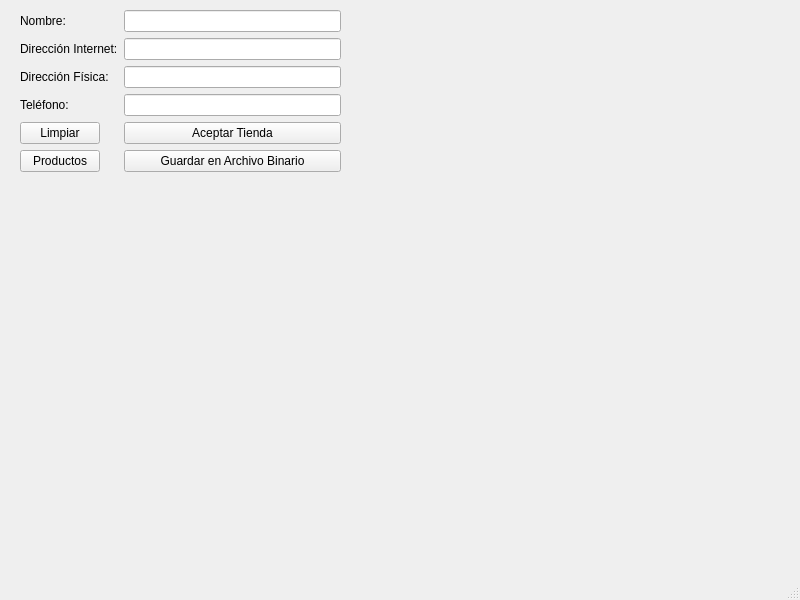
<?xml version="1.0" encoding="UTF-8"?>
<ui version="4.0">
 <class>MainWindow</class>
 <widget class="QMainWindow" name="MainWindow">
  <property name="geometry">
   <rect>
    <x>0</x>
    <y>0</y>
    <width>800</width>
    <height>600</height>
   </rect>
  </property>
  <property name="windowTitle">
   <string>MainWindow</string>
  </property>
  <widget class="QWidget" name="centralwidget">
   <widget class="QWidget" name="formLayoutWidget">
    <property name="geometry">
     <rect>
      <x>20</x>
      <y>10</y>
      <width>321</width>
      <height>211</height>
     </rect>
    </property>
    <layout class="QFormLayout" name="formLayout">
     <item row="0" column="0">
      <widget class="QLabel" name="label">
       <property name="text">
        <string>Nombre:</string>
       </property>
      </widget>
     </item>
     <item row="0" column="1">
      <widget class="QLineEdit" name="lineEditNombreTienda"/>
     </item>
     <item row="1" column="0">
      <widget class="QLabel" name="label_2">
       <property name="text">
        <string>Dirección Internet:</string>
       </property>
      </widget>
     </item>
     <item row="1" column="1">
      <widget class="QLineEdit" name="lineEditDireccionInternet"/>
     </item>
     <item row="2" column="0">
      <widget class="QLabel" name="label_3">
       <property name="text">
        <string>Dirección Física:</string>
       </property>
      </widget>
     </item>
     <item row="2" column="1">
      <widget class="QLineEdit" name="lineEditDireccionFisica"/>
     </item>
     <item row="3" column="0">
      <widget class="QLabel" name="label_4">
       <property name="text">
        <string>Teléfono:</string>
       </property>
      </widget>
     </item>
     <item row="3" column="1">
      <widget class="QLineEdit" name="lineEditTelefono"/>
     </item>
     <item row="4" column="0">
      <widget class="QPushButton" name="pushButtonLimpiar">
       <property name="text">
        <string>Limpiar</string>
       </property>
      </widget>
     </item>
     <item row="4" column="1">
      <widget class="QPushButton" name="pushButtonAceptarTienda">
       <property name="text">
        <string>Aceptar Tienda</string>
       </property>
      </widget>
     </item>
     <item row="5" column="0">
      <widget class="QPushButton" name="pushButtonProductos">
       <property name="text">
        <string>Productos</string>
       </property>
      </widget>
     </item>
     <item row="5" column="1">
      <widget class="QPushButton" name="pushButtonGuardar">
       <property name="text">
        <string>Guardar en Archivo Binario</string>
       </property>
      </widget>
     </item>
    </layout>
   </widget>
  </widget>
  <widget class="QMenuBar" name="menubar">
   <property name="geometry">
    <rect>
     <x>0</x>
     <y>0</y>
     <width>800</width>
     <height>26</height>
    </rect>
   </property>
  </widget>
  <widget class="QStatusBar" name="statusbar"/>
 </widget>
 <resources/>
 <connections/>
</ui>
